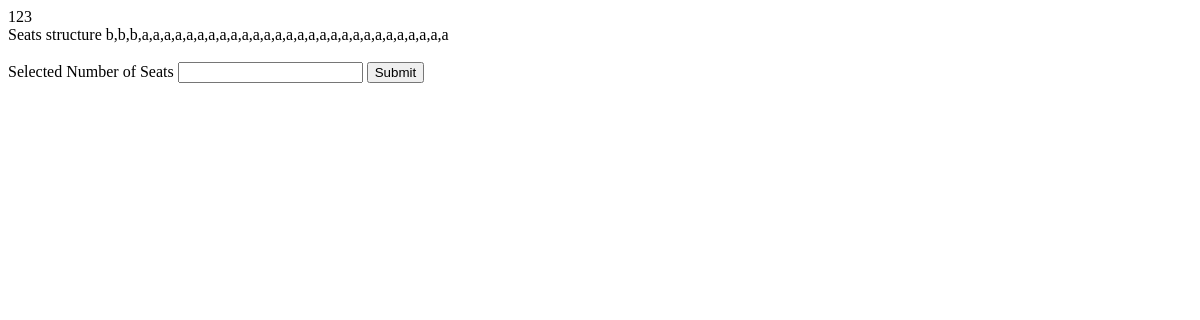
Before: /bookings/123 with the older database file.
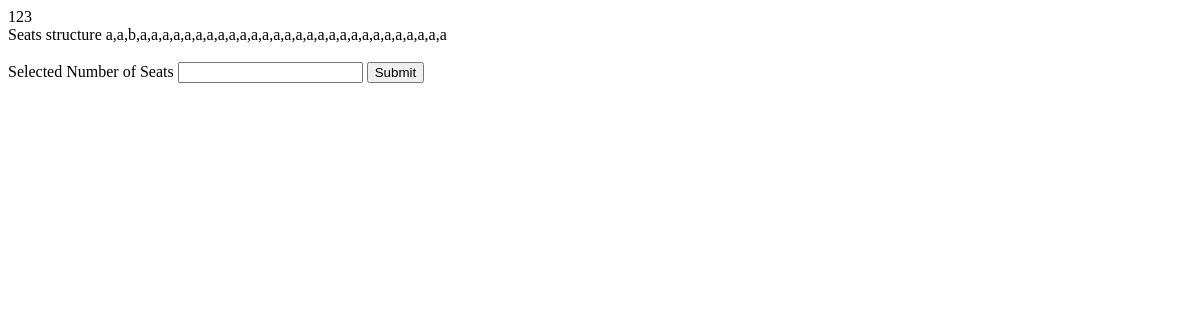
After: the same page with the newer database file.
### bookings/models.py (models this page shows, shortened)
class Status(models.Model):
	bus_id=models.IntegerField(default=123)
	seats=models.CharField(validators=[validate_comma_separated_integer_list],max_length=200,default='a,a,a,a,a,a,a,a,a,a,a,a,a,a,a,a,a,a,a,a,a,a,a,a,a,a,a,a,a,a,a')

### bookings/views.py (the view, shortened to what this page needs)
# urls.py: url(r'bookings/(?P<gbusId>[0-9][\w-]+)$', views.booking ,name='booking'),
def booking(request,gbusId):
	book=Status.objects.get(bus_id=gbusId)
	prevStatus=book.seats
	if request.method=='GET':
		return render(request, 'bookings/booking.html',{'book':book})

### bookings/templates/bookings/booking.html (shortened to what this page needs)
<!DOCTYPE html>
<html>
<head>
</head>
<body>
	{{book.bus_id}}<br>
	Seats structure {{book.seats}}<br>
	<br>
	<form method="POST" , action={% url  'booking' book.bus_id %}>
		<label>Selected Number of Seats</label>
		<input type="text-area" name="seats">
		<button type="submit">Submit</button>
	</form>
</body>
</html>

Changed rows visible on the page:
changed Status: seats "b,b,b,a,a,a,a,a,a,a,a,a,a,a,a,a,a,a,a,a,a,a,a,a,a,a,a,a,a,a,a" → "a,a,b,a,a,a,a,a,a,a,a,a,a,a,a,a,a,a,a,a,a,a,a,a,a,a,a,a,a,a,a"
